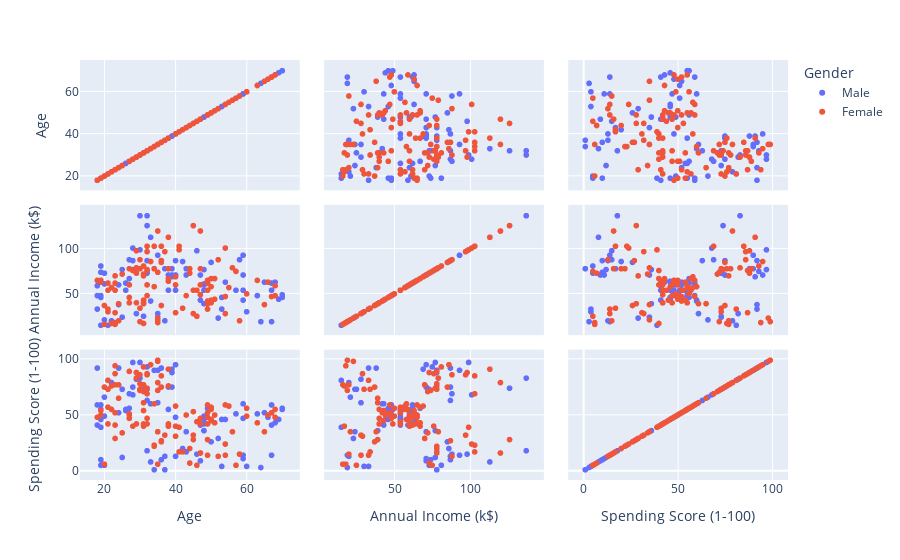

Notebook code for this chart:
### Code cell
import plotly as py
import plotly.graph_objs as go
import plotly.figure_factory as ff
import plotly.graph_objects as go
import plotly.express as px
from plotly.subplots import make_subplots
fig = px.scatter_matrix(df,
    dimensions=['Age', 'Annual Income (k$)', 'Spending Score (1-100)'],
    color="Gender")
fig.show()

### Figure 1 — Plotly figure (JSON) as saved in the notebook; plotly's stock layout.template omitted (floating-point values rounded to 4 significant figures)
{"data": [{"dimensions": [{"axis": {"matches": true}, "label": "Age", "values": [19, 21, 64, 67, 37, 22, 20, 52, 35, 25, 31, 29, 35, 60, 53, 18, 24, 48, 33, 59, 47, 69, 53, 70, 19, 63, 18, 19, 70, 59, 26, 40, 57, 38, 67, 48, 18, 48, 24, 48, 20, 67, 26, 49, 54, 68, 66, 65, 19, 27, 39, 43, 40, 59, 38, 47, 39, 20, 32, 19, 32, 25, 28, 48, 34, 43, 39, 37, 34, 19, 50, 42, 32, 40, 28, 36, 36, 58, 27, 59, 35, 46, 30, 28, 33, 32, 32, 30]}, {"axis": {"matches": true}, "label": "Annual Income (k$)", "values": [15, 15, 19, 19, 20, 20, 21, 23, 24, 24, 25, 28, 28, 30, 33, 33, 38, 39, 42, 43, 43, 44, 46, 46, 46, 48, 48, 48, 49, 54, 54, 54, 54, 54, 54, 54, 59, 60, 60, 61, 61, 62, 62, 62, 63, 63, 63, 63, 64, 67, 69, 71, 71, 71, 71, 71, 71, 73, 73, 74, 75, 77, 77, 77, 78, 78, 78, 78, 78, 81, 85, 86, 87, 87, 87, 87, 87, 88, 88, 93, 93, 98, 99, 101, 113, 126, 137, 137]}, {"axis": {"matches": true}, "label": "Spending Score (1-100)", "values": [39, 81, 3, 14, 13, 79, 66, 29, 35, 73, 73, 82, 61, 4, 4, 92, 92, 36, 60, 60, 41, 46, 46, 56, 55, 51, 59, 59, 55, 47, 54, 48, 51, 55, 41, 46, 41, 49, 52, 42, 49, 59, 55, 56, 46, 43, 48, 52, 46, 56, 91, 35, 95, 11, 75, 9, 75, 5, 73, 10, 93, 12, 97, 36, 90, 17, 88, 1, 1, 5, 26, 20, 63, 13, 75, 10, 92, 15, 69, 14, 90, 15, 97, 68, 8, 74, 18, 83]}], "hovertemplate": "Gender=Male<br>%{xaxis.title.text}=%{x}<br>%{yaxis.title.text}=%{y}<extra></extra>", "legendgroup": "Male", "marker": {"color": "#636efa", "symbol": "circle"}, "name": "Male", "showlegend": true, "type": "splom"}, {"dimensions": [{"axis": {"matches": true}, "label": "Age", "values": [20, 23, 31, 22, 35, 23, 30, 35, 58, 24, 35, 35, 46, 54, 45, 40, 23, 21, 49, 21, 42, 30, 36, 20, 65, 31, 49, 24, 50, 27, 29, 31, 49, 31, 50, 51, 27, 67, 54, 43, 68, 32, 47, 60, 60, 45, 23, 49, 46, 21, 55, 22, 34, 50, 68, 40, 32, 47, 27, 23, 49, 21, 66, 19, 38, 18, 19, 63, 49, 51, 50, 38, 40, 23, 31, 25, 31, 29, 44, 35, 57, 28, 32, 32, 34, 44, 38, 47, 27, 30, 30, 56, 29, 31, 36, 33, 36, 52, 30, 37, 32, 29, 41, 54, 41, 36, 34, 32, 38, 47, 35, 45]}, {"axis": {"matches": true}, "label": "Annual Income (k$)", "values": [16, 16, 17, 17, 18, 18, 19, 19, 20, 20, 21, 23, 25, 28, 28, 29, 29, 30, 33, 33, 34, 34, 37, 37, 38, 39, 39, 39, 40, 40, 40, 40, 42, 43, 43, 44, 46, 47, 47, 48, 48, 48, 49, 50, 50, 54, 54, 54, 54, 54, 57, 57, 58, 58, 59, 60, 60, 60, 60, 62, 62, 62, 63, 63, 64, 65, 65, 65, 65, 67, 67, 67, 69, 70, 70, 72, 72, 73, 73, 74, 75, 76, 76, 77, 78, 78, 78, 78, 78, 78, 78, 79, 79, 81, 85, 86, 87, 88, 88, 97, 97, 98, 99, 101, 103, 103, 103, 103, 113, 120, 120, 126]}, {"axis": {"matches": true}, "label": "Spending Score (1-100)", "values": [6, 77, 40, 76, 6, 94, 72, 99, 15, 77, 35, 98, 5, 14, 32, 31, 87, 73, 14, 81, 17, 73, 26, 75, 35, 61, 28, 65, 55, 47, 42, 42, 52, 54, 45, 50, 51, 52, 59, 50, 48, 47, 42, 49, 56, 53, 52, 42, 44, 57, 58, 55, 60, 46, 55, 40, 42, 47, 50, 41, 48, 42, 50, 54, 42, 48, 50, 43, 59, 43, 57, 40, 58, 29, 77, 34, 71, 88, 7, 72, 5, 40, 87, 74, 22, 20, 76, 16, 89, 78, 73, 35, 83, 93, 75, 95, 27, 13, 86, 32, 86, 88, 39, 24, 17, 85, 23, 69, 91, 16, 79, 28]}], "hovertemplate": "Gender=Female<br>%{xaxis.title.text}=%{x}<br>%{yaxis.title.text}=%{y}<extra></extra>", "legendgroup": "Female", "marker": {"color": "#EF553B", "symbol": "circle"}, "name": "Female", "showlegend": true, "type": "splom"}], "layout": {"dragmode": "select", "legend": {"title": {"text": "Gender"}, "tracegroupgap": 0}, "margin": {"t": 60}}}
